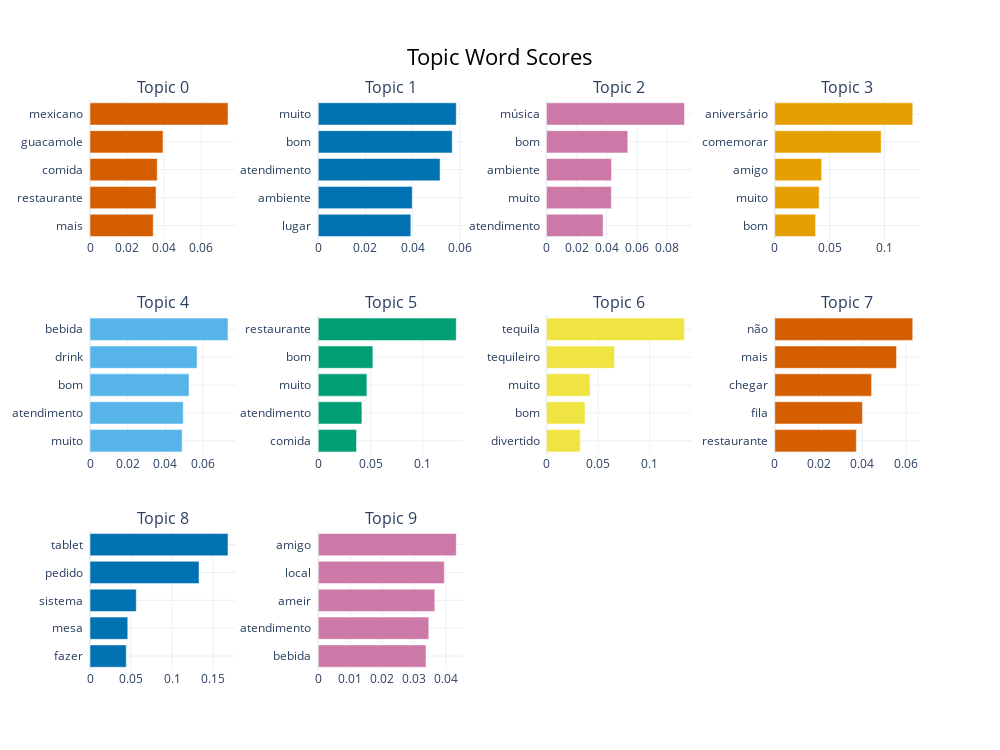

Write notebook code for a chart like this one.
### Markdown cell above
#### Visualização dos tópicos

### Code cell
topic_model.visualize_barchart(top_n_topics=10)

### Figure 1 — Plotly figure (JSON) as saved in the notebook; plotly's stock layout.template omitted (floating-point values rounded to 4 significant figures)
{"data": [{"marker": {"color": "#D55E00"}, "orientation": "h", "type": "bar", "x": [0.0342, 0.03572, 0.03634, 0.03947, 0.07461], "xaxis": "x", "y": ["mais  ", "restaurante  ", "comida  ", "guacamole  ", "mexicano  "], "yaxis": "y"}, {"marker": {"color": "#0072B2"}, "orientation": "h", "type": "bar", "x": [0.03926, 0.03985, 0.05164, 0.05679, 0.0585], "xaxis": "x2", "y": ["lugar  ", "ambiente  ", "atendimento  ", "bom  ", "muito  "], "yaxis": "y2"}, {"marker": {"color": "#CC79A7"}, "orientation": "h", "type": "bar", "x": [0.03751, 0.04294, 0.04309, 0.05387, 0.09145], "xaxis": "x3", "y": ["atendimento  ", "muito  ", "ambiente  ", "bom  ", "música  "], "yaxis": "y3"}, {"marker": {"color": "#E69F00"}, "orientation": "h", "type": "bar", "x": [0.03719, 0.04044, 0.04271, 0.0969, 0.1257], "xaxis": "x4", "y": ["bom  ", "muito  ", "amigo  ", "comemorar  ", "aniversário  "], "yaxis": "y4"}, {"marker": {"color": "#56B4E9"}, "orientation": "h", "type": "bar", "x": [0.04888, 0.04947, 0.05252, 0.05684, 0.07322], "xaxis": "x5", "y": ["muito  ", "atendimento  ", "bom  ", "drink  ", "bebida  "], "yaxis": "y5"}, {"marker": {"color": "#009E73"}, "orientation": "h", "type": "bar", "x": [0.03656, 0.04165, 0.04645, 0.05214, 0.1317], "xaxis": "x6", "y": ["comida  ", "atendimento  ", "muito  ", "bom  ", "restaurante  "], "yaxis": "y6"}, {"marker": {"color": "#F0E442"}, "orientation": "h", "type": "bar", "x": [0.03273, 0.03725, 0.0422, 0.06592, 0.1336], "xaxis": "x7", "y": ["divertido  ", "bom  ", "muito  ", "tequileiro  ", "tequila  "], "yaxis": "y7"}, {"marker": {"color": "#D55E00"}, "orientation": "h", "type": "bar", "x": [0.03724, 0.04002, 0.04421, 0.05559, 0.063], "xaxis": "x8", "y": ["restaurante  ", "fila  ", "chegar  ", "mais  ", "não  "], "yaxis": "y8"}, {"marker": {"color": "#0072B2"}, "orientation": "h", "type": "bar", "x": [0.04419, 0.04606, 0.05641, 0.1329, 0.1682], "xaxis": "x9", "y": ["fazer  ", "mesa  ", "sistema  ", "pedido  ", "tablet  "], "yaxis": "y9"}, {"marker": {"color": "#CC79A7"}, "orientation": "h", "type": "bar", "x": [0.03373, 0.03461, 0.03649, 0.03947, 0.04319], "xaxis": "x10", "y": ["bebida  ", "atendimento  ", "ameir  ", "local  ", "amigo  "], "yaxis": "y10"}], "layout": {"annotations": [{"font": {"size": 16}, "showarrow": false, "text": "Topic 0", "x": 0.0875, "xanchor": "center", "xref": "paper", "y": 1, "yanchor": "bottom", "yref": "paper"}, {"font": {"size": 16}, "showarrow": false, "text": "Topic 1", "x": 0.3625, "xanchor": "center", "xref": "paper", "y": 1, "yanchor": "bottom", "yref": "paper"}, {"font": {"size": 16}, "showarrow": false, "text": "Topic 2", "x": 0.6375, "xanchor": "center", "xref": "paper", "y": 1, "yanchor": "bottom", "yref": "paper"}, {"font": {"size": 16}, "showarrow": false, "text": "Topic 3", "x": 0.9125, "xanchor": "center", "xref": "paper", "y": 1, "yanchor": "bottom", "yref": "paper"}, {"font": {"size": 16}, "showarrow": false, "text": "Topic 4", "x": 0.0875, "xanchor": "center", "xref": "paper", "y": 0.6222, "yanchor": "bottom", "yref": "paper"}, {"font": {"size": 16}, "showarrow": false, "text": "Topic 5", "x": 0.3625, "xanchor": "center", "xref": "paper", "y": 0.6222, "yanchor": "bottom", "yref": "paper"}, {"font": {"size": 16}, "showarrow": false, "text": "Topic 6", "x": 0.6375, "xanchor": "center", "xref": "paper", "y": 0.6222, "yanchor": "bottom", "yref": "paper"}, {"font": {"size": 16}, "showarrow": false, "text": "Topic 7", "x": 0.9125, "xanchor": "center", "xref": "paper", "y": 0.6222, "yanchor": "bottom", "yref": "paper"}, {"font": {"size": 16}, "showarrow": false, "text": "Topic 8", "x": 0.0875, "xanchor": "center", "xref": "paper", "y": 0.2444, "yanchor": "bottom", "yref": "paper"}, {"font": {"size": 16}, "showarrow": false, "text": "Topic 9", "x": 0.3625, "xanchor": "center", "xref": "paper", "y": 0.2444, "yanchor": "bottom", "yref": "paper"}], "height": 750, "hoverlabel": {"bgcolor": "white", "font": {"family": "Rockwell", "size": 16}}, "showlegend": false, "title": {"font": {"color": "Black", "size": 22}, "text": "Topic Word Scores", "x": 0.5, "xanchor": "center", "yanchor": "top"}, "width": 1000, "xaxis": {"anchor": "y", "domain": [0, 0.175], "showgrid": true}, "xaxis10": {"anchor": "y10", "domain": [0.275, 0.45], "showgrid": true}, "xaxis11": {"anchor": "y11", "domain": [0.55, 0.725], "showgrid": true}, "xaxis12": {"anchor": "y12", "domain": [0.825, 1], "showgrid": true}, "xaxis2": {"anchor": "y2", "domain": [0.275, 0.45], "showgrid": true}, "xaxis3": {"anchor": "y3", "domain": [0.55, 0.725], "showgrid": true}, "xaxis4": {"anchor": "y4", "domain": [0.825, 1], "showgrid": true}, "xaxis5": {"anchor": "y5", "domain": [0, 0.175], "showgrid": true}, "xaxis6": {"anchor": "y6", "domain": [0.275, 0.45], "showgrid": true}, "xaxis7": {"anchor": "y7", "domain": [0.55, 0.725], "showgrid": true}, "xaxis8": {"anchor": "y8", "domain": [0.825, 1], "showgrid": true}, "xaxis9": {"anchor": "y9", "domain": [0, 0.175], "showgrid": true}, "yaxis": {"anchor": "x", "domain": [0.7556, 1], "showgrid": true}, "yaxis10": {"anchor": "x10", "domain": [0, 0.2444], "showgrid": true}, "yaxis11": {"anchor": "x11", "domain": [0, 0.2444], "showgrid": true}, "yaxis12": {"anchor": "x12", "domain": [0, 0.2444], "showgrid": true}, "yaxis2": {"anchor": "x2", "domain": [0.7556, 1], "showgrid": true}, "yaxis3": {"anchor": "x3", "domain": [0.7556, 1], "showgrid": true}, "yaxis4": {"anchor": "x4", "domain": [0.7556, 1], "showgrid": true}, "yaxis5": {"anchor": "x5", "domain": [0.3778, 0.6222], "showgrid": true}, "yaxis6": {"anchor": "x6", "domain": [0.3778, 0.6222], "showgrid": true}, "yaxis7": {"anchor": "x7", "domain": [0.3778, 0.6222], "showgrid": true}, "yaxis8": {"anchor": "x8", "domain": [0.3778, 0.6222], "showgrid": true}, "yaxis9": {"anchor": "x9", "domain": [0, 0.2444], "showgrid": true}}}
